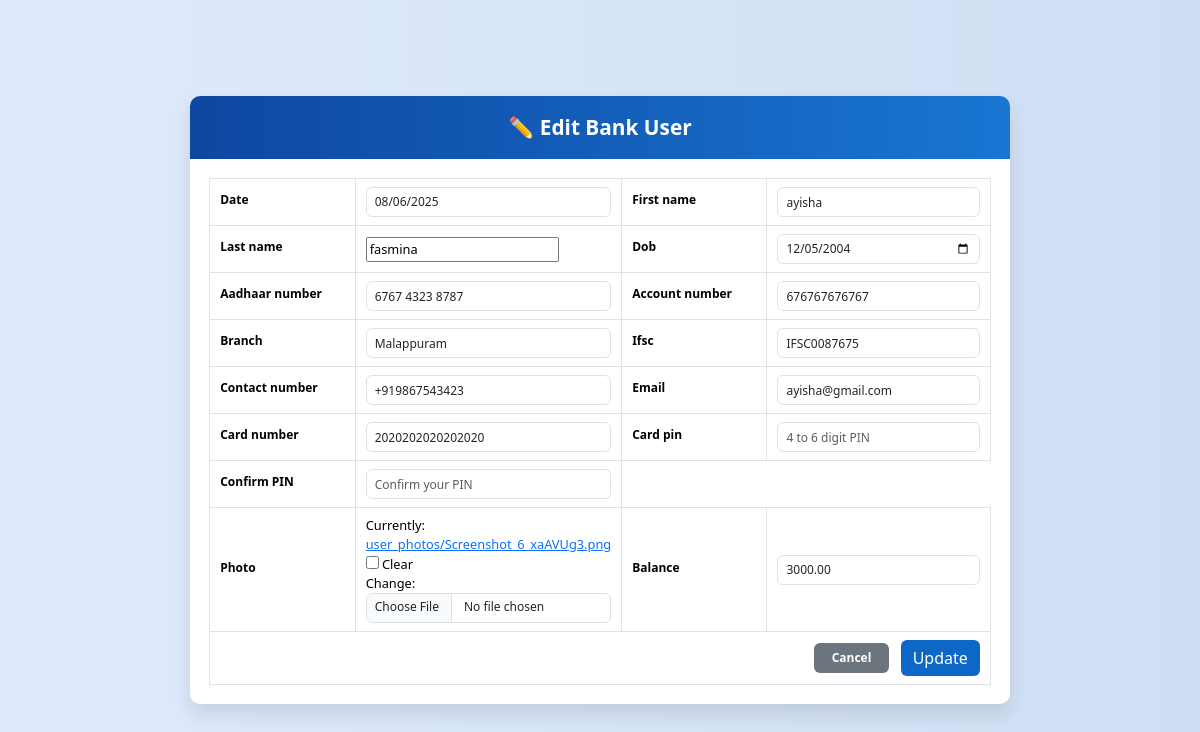
/edit/31/, run on the app's committed database.
### api/models.py (models this page shows, shortened)
class BankUser(models.Model):
    date = models.DateField(default=date.today)
    first_name = models.CharField(max_length=20)
    last_name = models.CharField(max_length=20)
    dob = models.DateField()
    account_number = models.CharField(
        max_length=12,
        unique=True,
        validators=[RegexValidator(r'^\d{10,12}$', 'Account number must be 12 digits')]
    )
    branch = models.CharField(max_length=50)
    ifsc = models.CharField(
        max_length=11,
        validators=[RegexValidator(
            r'^[A-Z]{4}0[A-Z0-9]{6}$',
            'Invalid IFSC. Format: 4 letters, 0, then 6 alphanumerics (e.g., SBIN0001234)'
        )]
    )
    aadhaar_number = models.CharField(
        max_length=12,
        validators=[RegexValidator(r'^\d{12}$', 'Aadhaar must be a 12-digit number')]
    )
    Contact_number = models.CharField(
        max_length=13,
        validators=[RegexValidator(r'^\+91\d{10}$', 'Mobile must be +91 followed by 10 digits')]
    )
    email = models.EmailField(validators=[EmailValidator('Enter a valid email address')])
    card_number = models.CharField(
        max_length=16,
        validators=[RegexValidator(r'^\d{16}$', 'Card number must be exactly 16 digits')]
    )
    card_pin = models.CharField(
        max_length=6,
        validators=[
            RegexValidator(r'^\d+$', 'PIN must be numeric only'),
            MinLengthValidator(4, message="PIN must be at least 4 digits"),
            MaxLengthValidator(6, message="PIN can be at most 6 digits"),
        ]
    )
    photo = models.ImageField(upload_to='user_photos/', null=True, blank=True)
    balance = models.DecimalField(max_digits=12, decimal_places=2, default=0.00)
    pin = models.CharField(max_length=6,default='0000')
    class Meta:
        db_table = 'bankuser'
    class Meta:
        db_table = 'bankuser'

### api/views.py (the view)
# urls.py: path('edit/<int:user_id>/', views.edit_user, name='edit_user'),
def edit_user(request, user_id):
    user = get_object_or_404(BankUser, id=user_id)
    if request.method == 'POST':
        form = BankUserForm(request.POST, request.FILES, instance=user)
        if form.is_valid():
            form.save()
            messages.success(request, "User details updated successfully!")
            return redirect('user_list')
    else:
        form = BankUserForm(instance=user)
    return render(request, 'edit_user.html', {'form': form, 'user': user})

### api/templates/edit_user.html (shortened to what this page needs)
<!DOCTYPE html>
<html lang="en">
<head>
  <link href="https://cdn.jsdelivr.net/npm/bootstrap@5.3.2/dist/css/bootstrap.min.css" rel="stylesheet">
  <link rel="stylesheet" href="https://cdnjs.cloudflare.com/ajax/libs/intl-tel-input/17.0.8/css/intlTelInput.min.css" />
</head>
<body>
<div class="registration-container">
  <div class="registration-header">
    ✏️ Edit Bank User
  </div>
  <form method="post" enctype="multipart/form-data">
    <div class="registration-body">
      <table class="table table-bordered align-middle mb-0">
        <tbody>
        {% for field in form %}
          {% if field.name != "photo" and field.name != "balance" %}
            {% if forloop.counter0|divisibleby:2 %}
              <tr>
                <td style="width: 20%;"><label class="form-label" for="{{ field.id_for_label }}">{{ field.label }}</label></td>
                <td style="width: 30%;">
                  {{ field }}
                </td>
            {% else %}
                <td style="width: 20%;"><label class="form-label" for="{{ field.id_for_label }}">{{ field.label }}</label></td>
                <td style="width: 30%;">
                  {{ field }}
                </td>
              </tr>
            {% endif %}
          {% endif %}
        {% endfor %}
        <tr>
          <td><label class="form-label" for="{{ form.photo.id_for_label }}">{{ form.photo.label }}</label></td>
          <td>
            {{ form.photo }}
          </td>
          <td><label class="form-label" for="{{ form.balance.id_for_label }}">{{ form.balance.label }}</label></td>
          <td>
            {{ form.balance }}
          </td>
        </tr>
        <tr>
          <td colspan="4" class="text-end">
            <a href="{% url 'user_list' %}" class="btn btn-cancel me-2">Cancel</a>
            <button type="submit" class="btn btn-update">Update</button>
          </td>
        </tr>
        </tbody>
      </table>
    </div>
  </form>
</div>
</body>
</html>

### api/templates/edit_user.html (style rules this page uses)
body { background: linear-gradient(to right, #e0eafc, #cfdef3); height: 100vh; margin: 0; display: flex; justify-content: center; align-items: center; font-family: 'Segoe UI', sans-serif; }
.registration-container { width: 820px; background-color: #ffffff; border-radius: 10px; box-shadow: 0 10px 20px rgba(0, 0, 0, 0.1); overflow: hidden; font-size: 0.8rem; }
.registration-header { background: linear-gradient(90deg, #0d47a1, #1976d2); color: #fff; padding: 1rem; text-align: center; font-size: 1.3rem; font-weight: 600; }
.registration-body { padding: 1.2rem; }
.form-label { font-weight: 600; font-size: 0.75rem; margin-bottom: 0.3rem; }
.form-control, .input-group-text { font-size: 0.75rem; height: 30px; padding: 4px 8px; border-radius: 6px; }
table.table td { padding: 8px 10px; vertical-align: middle; }
.btn-cancel, .btn-register { font-size: 0.75rem; padding: 6px 18px; border-radius: 6px; font-weight: 600; transition: all 0.3s ease; }
.btn-cancel { background-color: #6c757d; color: white; border: none; }
.btn-update { background-color: #0d67c7; color: white; border: none; }

### data on the page
BankUser: form "08/06/2025" "fasmina" "6767 4323 8787" "Malappuram" "+919867543423" "2020202020202020", form "ayisha" "12/05/2004" "676767676767" "IFSC0087675" "ayisha@gmail.com", balance "3000.00"

### other printed values
{{ field.label }} "Date" "Last name" "Aadhaar number" "Branch" "Contact number" "Card number" "Confirm PIN"
{{ field.label }} "First name" "Dob" "Account number" "Ifsc" "Email" "Card pin"
